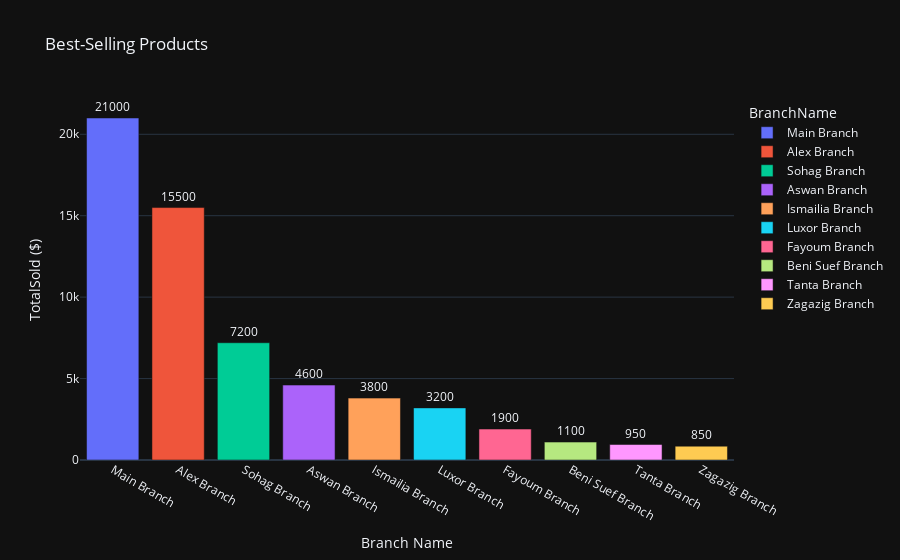

This figure's notebook cell:
### Markdown cell above
#### Best-Selling Products by Branch  *`Grouped Bar Chart`*

### Code cell
conn = get_connection()
query = """
SELECT TOP 10
    B.BranchName,
    SUM(S.TotalAmount) AS TotalSold
FROM Sales S
JOIN Branches B ON S.BranchID = B.BranchesID
GROUP BY B.BranchName
ORDER BY TotalSold DESC;
"""
df = pd.read_sql(query, conn)

fig = go.Figure()

fig = px.bar(
    df,
    x= df["BranchName"],
    y= df["TotalSold"],
    color= "BranchName",
    text= "TotalSold",
    title= "Best-Selling Products",
    template="plotly_dark"
)

fig.update_traces(textposition= 'outside')
fig.update_layout(
    xaxis_title="Branch Name",
    yaxis_title="TotalSold ($)",
    showlegend=True
)

fig.show()

conn.close()

### Figure 1 — Plotly figure (JSON) as saved in the notebook; plotly's stock layout.template omitted (floating-point values rounded to 4 significant figures)
{"data": [{"hovertemplate": "BranchName=%{x}<br>TotalSold=%{text}<extra></extra>", "legendgroup": "Main Branch", "marker": {"color": "#636efa", "pattern": {"shape": ""}}, "name": "Main Branch", "orientation": "v", "showlegend": true, "text": [21000.0], "textposition": "outside", "type": "bar", "x": ["Main Branch"], "xaxis": "x", "y": [21000.0], "yaxis": "y"}, {"hovertemplate": "BranchName=%{x}<br>TotalSold=%{text}<extra></extra>", "legendgroup": "Alex Branch", "marker": {"color": "#EF553B", "pattern": {"shape": ""}}, "name": "Alex Branch", "orientation": "v", "showlegend": true, "text": [15500.0], "textposition": "outside", "type": "bar", "x": ["Alex Branch"], "xaxis": "x", "y": [15500.0], "yaxis": "y"}, {"hovertemplate": "BranchName=%{x}<br>TotalSold=%{text}<extra></extra>", "legendgroup": "Sohag Branch", "marker": {"color": "#00cc96", "pattern": {"shape": ""}}, "name": "Sohag Branch", "orientation": "v", "showlegend": true, "text": [7200.0], "textposition": "outside", "type": "bar", "x": ["Sohag Branch"], "xaxis": "x", "y": [7200.0], "yaxis": "y"}, {"hovertemplate": "BranchName=%{x}<br>TotalSold=%{text}<extra></extra>", "legendgroup": "Aswan Branch", "marker": {"color": "#ab63fa", "pattern": {"shape": ""}}, "name": "Aswan Branch", "orientation": "v", "showlegend": true, "text": [4600.0], "textposition": "outside", "type": "bar", "x": ["Aswan Branch"], "xaxis": "x", "y": [4600.0], "yaxis": "y"}, {"hovertemplate": "BranchName=%{x}<br>TotalSold=%{text}<extra></extra>", "legendgroup": "Ismailia Branch", "marker": {"color": "#FFA15A", "pattern": {"shape": ""}}, "name": "Ismailia Branch", "orientation": "v", "showlegend": true, "text": [3800.0], "textposition": "outside", "type": "bar", "x": ["Ismailia Branch"], "xaxis": "x", "y": [3800.0], "yaxis": "y"}, {"hovertemplate": "BranchName=%{x}<br>TotalSold=%{text}<extra></extra>", "legendgroup": "Luxor Branch", "marker": {"color": "#19d3f3", "pattern": {"shape": ""}}, "name": "Luxor Branch", "orientation": "v", "showlegend": true, "text": [3200.0], "textposition": "outside", "type": "bar", "x": ["Luxor Branch"], "xaxis": "x", "y": [3200.0], "yaxis": "y"}, {"hovertemplate": "BranchName=%{x}<br>TotalSold=%{text}<extra></extra>", "legendgroup": "Fayoum Branch", "marker": {"color": "#FF6692", "pattern": {"shape": ""}}, "name": "Fayoum Branch", "orientation": "v", "showlegend": true, "text": [1900.0], "textposition": "outside", "type": "bar", "x": ["Fayoum Branch"], "xaxis": "x", "y": [1900.0], "yaxis": "y"}, {"hovertemplate": "BranchName=%{x}<br>TotalSold=%{text}<extra></extra>", "legendgroup": "Beni Suef Branch", "marker": {"color": "#B6E880", "pattern": {"shape": ""}}, "name": "Beni Suef Branch", "orientation": "v", "showlegend": true, "text": [1100.0], "textposition": "outside", "type": "bar", "x": ["Beni Suef Branch"], "xaxis": "x", "y": [1100.0], "yaxis": "y"}, {"hovertemplate": "BranchName=%{x}<br>TotalSold=%{text}<extra></extra>", "legendgroup": "Tanta Branch", "marker": {"color": "#FF97FF", "pattern": {"shape": ""}}, "name": "Tanta Branch", "orientation": "v", "showlegend": true, "text": [950.0], "textposition": "outside", "type": "bar", "x": ["Tanta Branch"], "xaxis": "x", "y": [950.0], "yaxis": "y"}, {"hovertemplate": "BranchName=%{x}<br>TotalSold=%{text}<extra></extra>", "legendgroup": "Zagazig Branch", "marker": {"color": "#FECB52", "pattern": {"shape": ""}}, "name": "Zagazig Branch", "orientation": "v", "showlegend": true, "text": [850.0], "textposition": "outside", "type": "bar", "x": ["Zagazig Branch"], "xaxis": "x", "y": [850.0], "yaxis": "y"}], "layout": {"barmode": "relative", "legend": {"title": {"text": "BranchName"}, "tracegroupgap": 0}, "showlegend": true, "title": {"text": "Best-Selling Products"}, "xaxis": {"anchor": "y", "categoryarray": ["Main Branch", "Alex Branch", "Sohag Branch", "Aswan Branch", "Ismailia Branch", "Luxor Branch", "Fayoum Branch", "Beni Suef Branch", "Tanta Branch", "Zagazig Branch"], "categoryorder": "array", "domain": [0, 1], "title": {"text": "Branch Name"}}, "yaxis": {"anchor": "x", "domain": [0, 1], "title": {"text": "TotalSold ($)"}}}}
